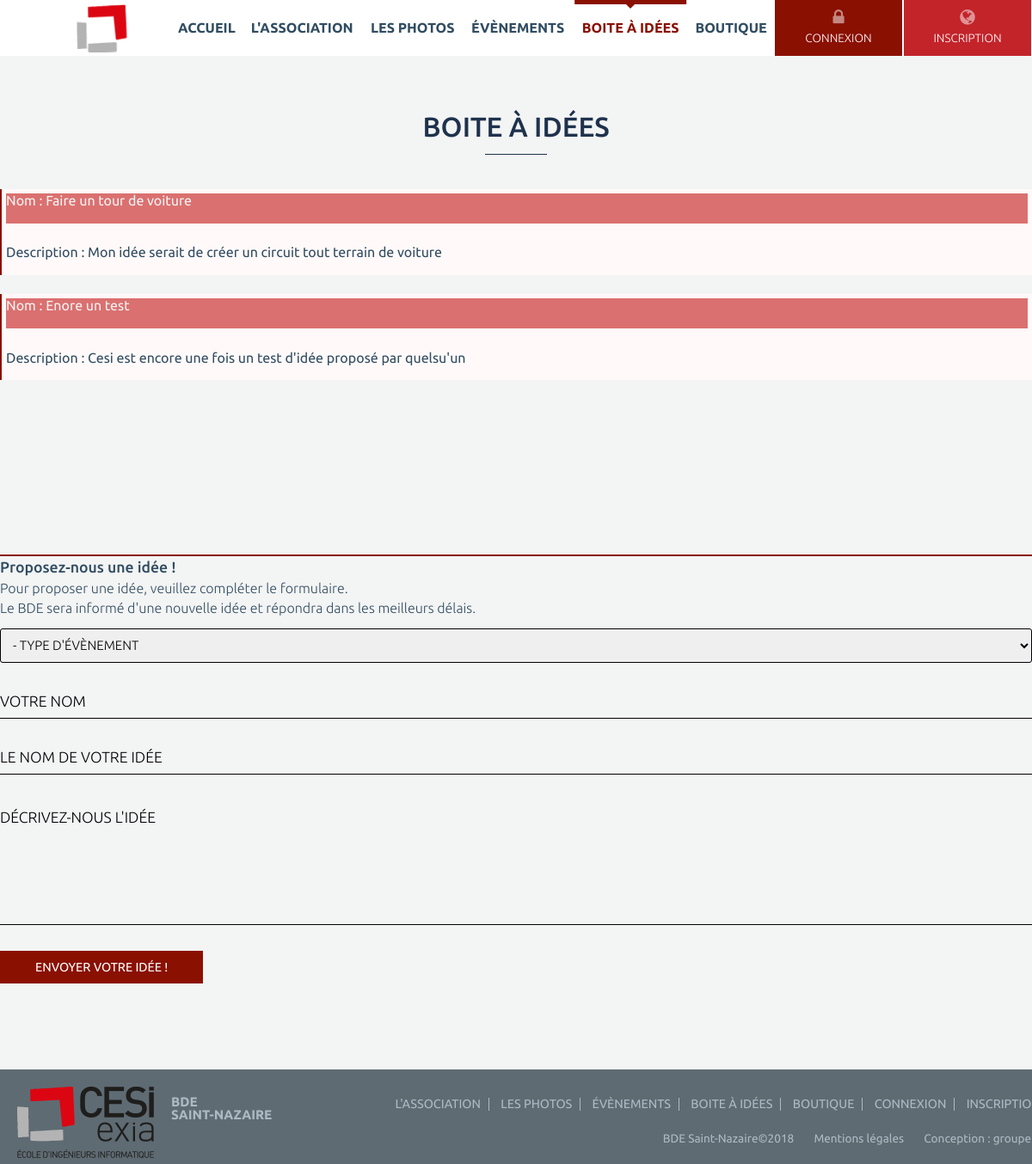
The page /box on the database its author committed.
### tables this page shows
CREATE TABLE `idees` (
  `Id` int(11) NOT NULL,
  `Nom` varchar(50) NOT NULL,
  `Description` text NOT NULL,
  `Votes` smallint(6) NOT NULL,
  `Votes_utilisateurs` text NOT NULL
);

### include/common.php (called while the page is built, shortened)
<?php
$page = '';
function init() {
    load_content();
}
function get_base_path() {
    $base_path = str_replace('index.php', '', $_SERVER['PHP_SELF']);
    return $base_path;
}
function load_content() {
    global $page;
    $pages = array(
        'accueil' => array(
            'title' => "accueil",
            'file' => 'accueil.php',
        ),
        'bde' => array(
            'title' => "bde",
            'file' => 'bde.php',
        ),
        'box' => array(
            'title' => "box",
            'file' => 'box.php',
        ),
        'event-list' => array(
            'title' => "event-list",
            'file' => 'event-list.php',
        ),
        'event.php' => array(
            'title' => "event.php",
            'file' => 'event.php',
        ),
        'photos' => array(
            'title' => "photos",
            'file' => 'photos.php',
        ),
        'register' => array(
            'title' => "register",
            'file' => 'register.php',
        ),
        'notice' => array(
            'title' => "notice",
            'file' => 'notice.php',
        ),
        'terms' => array(
            'title' => "terms",
            'file' => 'terms.php',
        ),
        'boutique' => array(
            'title' => "boutique",
            'file' => 'boutique.php',
        ),
    );
    if (array_key_exists($page, $pages)) {
        include (TEMPLATE_PATH . $pages[$page]['file']);
    } else {
        header('Location:' . get_base_path() . 'accueil');
    }
}

### pages/box.php (the view, shortened to what this page needs)
<?php
$bdd = new PDO('mysql:host=localhost;dbname=projetweb;charset=utf8', 'root', '');
    ?>
<section id="box">
    <div class="inner">
        <h2 class="actu-title">Boite à idées</h2>
        <div class="box-top">
            <div class="box-blocs" >
                <form method='POST' action=''>  <?php
                    $reponse = $bdd->query('SELECT * FROM idees');
                    while ($donnees = $reponse->fetch()) {
                        ?>
                        <div class="box-bloc">
                            <div class="idea-name">Nom :  <?php echo $donnees['Nom']; ?></div><br/>
                            Description : <?php echo $donnees['Description']; ?><br/>
                        </div><br/>
                        <?php
                    }
                    ?>
                </form>
            </div>
        </div>
        <div class="contact-form">
            <h3>Proposez-nous une idée !</h3>
            <p>
                Pour proposer une idée, veuillez compléter le formulaire.<br />
                Le BDE sera informé d'une nouvelle idée et répondra dans les meilleurs délais.</p>
            <div class="form-item alone">
                <select>
                    <option selected>- Type d'évènement</option>
                </select>
            </div>
            <div class="form-item">
                <input placeholder="Votre nom" class="form-text idea-center" type="text">
            </div>
            <div class="form-item">
                <input placeholder="Le nom de votre idée" class="form-text idea-name" type="text">
            </div>
            <div class="form-item form-type-textarea full">
                <textarea placeholder="Décrivez-nous l'idée" class="form-textarea idea-message"></textarea>
            </div>
            <div class="form-actions">
                <input class="button" value="Envoyer votre idée !" onclick="sendIdea();" type="submit">
            </div>
        </div>
    </div>
</section>

### css/gen/main-l.css (style rules this page uses)
.inner, .profile, .tabs { position: relative; width: 1200px; margin: 0 auto; }
section { clear: both; width: 100%; }
section .inner { overflow: hidden; }
body { overflow: hidden; position: relative; min-width: 1200px; width: 100%; margin: 0; padding: 0; color: #314d61; font: 300 100%/1.4em 'Ubuntu', sans-serif; background: #f3f4f4; }
p { margin: 0 0 .8em; }
h1, .actu-title { position: relative; padding: 60px 0 0 0; margin-bottom: 50px; color: #1e324d; font: 500 2em/1.4em 'Ubuntu', sans-serif; text-align: center; text-transform: uppercase; }
h1:after, .actu-title:after { position: absolute; content: ""; left: 50%; bottom: -10px; width: 6%; height: 1px; -webkit-transform: translate(-50%,0); -moz-transform: translate(-50%,0); -ms-transform: translate(-50%,0); -o-transform: translate(-50%,0); background: #1e324d; }
h2 { position: relative; font: 500 1.2em/1.2em "Ubuntu", sans-serif; }
h3 { font: 500 1.1em/1.5em 'Ubuntu', sans-serif; }
#box { padding: 0 0 50px; }
#box h3 { border-top: 2px solid #8A1002; }
#box .box-top { position: relative; overflow: hidden; width: 100%; height: 400px; overflow-y: scroll; }
#box .box-top .box-bloc { position: relative; background: #FFF9F9; border-left: 2px solid #8A1002; padding: 5px; overflow-y: auto; height: 100px; }
#box .box-top .box-bloc .idea-name { font: 400 1em/1em 'Ubuntu'; color: #f3f4f4; position: relative; background: #db7070; height: 35px; }
#box .contact-form { padding: 25px 0 50px 0; }
input[type=text], input[type=email], input[type=number], input[type=password], input[type=date], input[type=tel], textarea, .form-textarea-wrapper textarea { margin: 0 0 25px; width: 100%; height: 40px; padding: 0; font: 300 1.1em/1.4em 'Ubuntu', sans-serif; color: #010005; background: none; border: 0; border-bottom: 1px solid #010005; }
textarea, .form-textarea-wrapper textarea { width: 100%; height: 150px; padding: 5px 0; }
select { width: 100%; height: 40px; padding: 0 10px; margin: 0 0 25px; color: #010005; border: none; border-radius: 3px; border: 1px solid #010005; cursor: pointer; font: 100 .95em/39px 'Ubuntu', sans-serif; text-transform: uppercase; }
input[type=submit] { position: relative; display: inline-block; padding: 0 40px; font: 400 .9em/36px 'Ubuntu', sans-serif; color: #FFF; text-decoration: none; background: #8A1002; border: 1px solid #8A1002; cursor: pointer; text-transform: uppercase; }

### rows shown on the page
idees: Nom "Faire un tour de voiture", Description "Mon idée serait de créer un circuit tout terrain de voiture"
idees: Nom "Enore un test", Description "Cesi est encore une fois un test d'idée proposé par quelsu'un"
